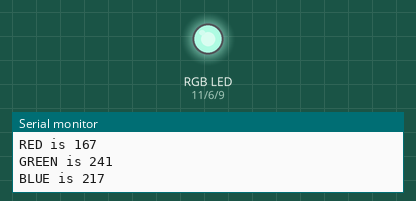
The sketch below on a simulated Arduino Uno, built with avr-gcc and run on an emulated ATmega328P. Shown: an RGB LED mixed from three pins (HIGH = lit), the last lines printed to the serial monitor. Dim RGB values are drawn brighter than linear; random numbers use the default seed unless the sketch sets one.

Above: at 0.1 s.
At 4.1 s:
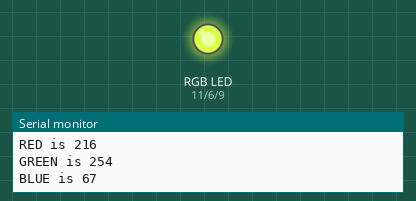
At 10.1 s:
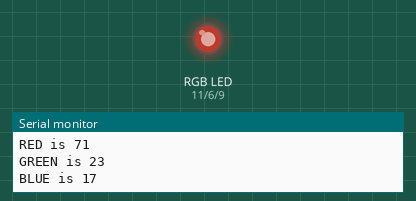
At 18.1 s:
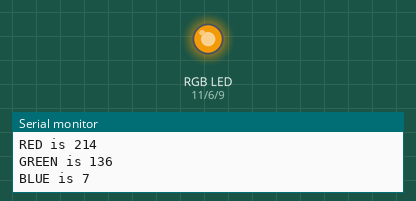
At 30.1 s:
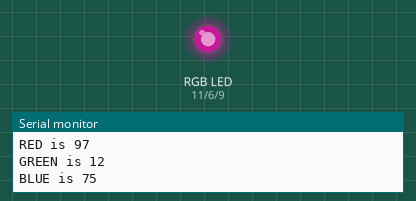
At 38.1 s:
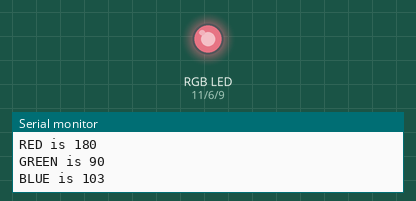
Timing chart, 0 to 39.6 s (numbered marks = the images above):
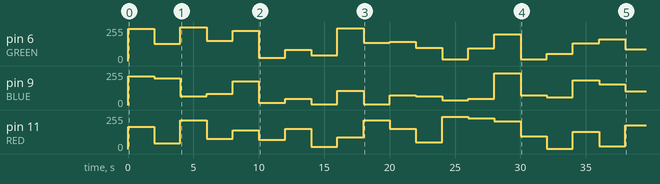

The sketch:

rgb_random.ino
```cpp
// randomly set the brightness of each led in the RGB LED
// generate random values using random() function
// write the random values to each of the RGB pins.

const int RED = 11; // PWM pin
const int GREEN = 6;// PWM pin
const int BLUE = 9; // PWM pin
// in Tinkercad, place cursor on RGB pin to know pin type.
const int MINRANDOM = 0;
const int MAXRANDOM = 256;//range is 0 to 255
// MIN is in the range, MAX is excluded
int red;
int blue;
int green;

void setup() {
  // put your setup code here, to run once:
Serial.begin(9600);
}

void loop() {
  // put your main code here, to run repeatedly:
  red = random(MINRANDOM, MAXRANDOM);
  green = random(MINRANDOM, MAXRANDOM);
  blue = random(MINRANDOM, MAXRANDOM);
  Serial.print("RED is ");
  Serial.println(red);
  Serial.print("GREEN is ");
  Serial.println(green);
  Serial.print("BLUE is ");
  Serial.println(blue);

  analogWrite(RED, red);
  analogWrite(GREEN, green);
  analogWrite(BLUE, blue);

  delay(2000);// delay a bit longer to read serial monitor
}
```

Measured:
- by itself, pin 9 (BLUE): 0/255 → 217/255 at 0.00 s, → 200/255 2.0 s later, → 67/255 2.0 s later, → 85/255 2.0 s later, … (20 changes in this stretch)
- by itself, pin 11 (RED): 0/255 → 167/255 at 0.00 s, → 42/255 2.0 s later, → 216/255 2.0 s later, → 77/255 2.0 s later, … (20 changes in this stretch)
